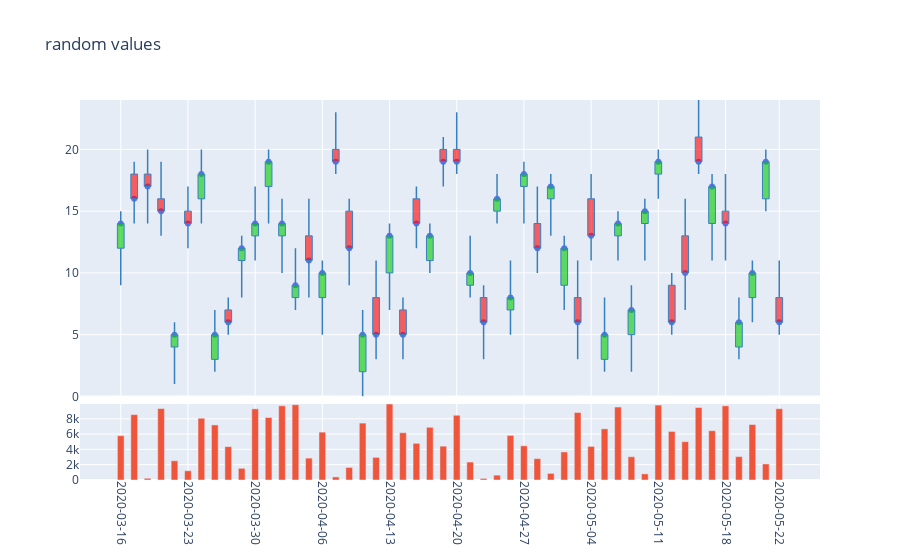

Source (notebook cell):
### Code cell
num_vals = 50
closes = np.random.randint(5,20,size=num_vals)
opens = closes - np.random.randint(1,4,size=num_vals)*np.random.choice([-1,1],size=num_vals)
highs = [max(closes[i],opens[i]) + np.random.randint(1,4) for i in range(num_vals)]
lows = [max(0,min(closes[i],opens[i]) - np.random.randint(1,4)) for i in range(num_vals)]
volumes = np.random.randint(1,10000,size=num_vals)
dt_end = datetime.datetime.now()
dt_beg = dt_end - datetime.timedelta(num_vals*2)
dates = pd.date_range(dt_beg,dt_end,freq='B')
dates = dates[-num_vals:]
dates = dates.astype(str).str.slice(0,10)

# df_all_days = pd.DataFrame({'date':np.array(range(len(closes)))+1000,'open':opens,'high':highs,'low':lows,'close':closes})
df_all_days = pd.DataFrame({'date':dates,'open':opens,'high':highs,'low':lows,'close':closes,'volume':volumes})

fig1 = PlotlyCandles(df_all_days,number_of_ticks_display=10,title='random values').plot()

### Figure 1 — Plotly figure (JSON) as saved in the notebook; plotly's stock layout.template omitted (floating-point values rounded to 4 significant figures)
{"data": [{"hoverinfo": "text", "mode": "markers", "text": ["date: 2020-03-16<br>open: 12<br>high: 15<br>low: 9<br>close: 14<br>volume: 5796", "date: 2020-03-17<br>open: 18<br>high: 19<br>low: 14<br>close: 16<br>volume: 8555", "date: 2020-03-18<br>open: 18<br>high: 20<br>low: 14<br>close: 17<br>volume: 227", "date: 2020-03-19<br>open: 16<br>high: 19<br>low: 13<br>close: 15<br>volume: 9345", "date: 2020-03-20<br>open: 4<br>high: 6<br>low: 1<br>close: 5<br>volume: 2515", "date: 2020-03-23<br>open: 15<br>high: 17<br>low: 12<br>close: 14<br>volume: 1208", "date: 2020-03-24<br>open: 16<br>high: 20<br>low: 14<br>close: 18<br>volume: 8074", "date: 2020-03-25<br>open: 3<br>high: 7<br>low: 2<br>close: 5<br>volume: 7202", "date: 2020-03-26<br>open: 7<br>high: 8<br>low: 5<br>close: 6<br>volume: 4366", "date: 2020-03-27<br>open: 11<br>high: 13<br>low: 8<br>close: 12<br>volume: 1531", "date: 2020-03-30<br>open: 13<br>high: 17<br>low: 11<br>close: 14<br>volume: 9306", "date: 2020-03-31<br>open: 17<br>high: 20<br>low: 14<br>close: 19<br>volume: 8171", "date: 2020-04-01<br>open: 13<br>high: 16<br>low: 10<br>close: 14<br>volume: 9710", "date: 2020-04-02<br>open: 8<br>high: 12<br>low: 7<br>close: 9<br>volume: 9841", "date: 2020-04-03<br>open: 13<br>high: 16<br>low: 8<br>close: 11<br>volume: 2865", "date: 2020-04-06<br>open: 8<br>high: 11<br>low: 5<br>close: 10<br>volume: 6261", "date: 2020-04-07<br>open: 20<br>high: 23<br>low: 18<br>close: 19<br>volume: 402", "date: 2020-04-08<br>open: 15<br>high: 16<br>low: 9<br>close: 12<br>volume: 1641", "date: 2020-04-09<br>open: 2<br>high: 7<br>low: 0<br>close: 5<br>volume: 7445", "date: 2020-04-10<br>open: 8<br>high: 11<br>low: 3<br>close: 5<br>volume: 2960", "date: 2020-04-13<br>open: 10<br>high: 14<br>low: 7<br>close: 13<br>volume: 9941", "date: 2020-04-14<br>open: 7<br>high: 8<br>low: 3<br>close: 5<br>volume: 6185", "date: 2020-04-15<br>open: 16<br>high: 17<br>low: 12<br>close: 14<br>volume: 4798", "date: 2020-04-16<br>open: 11<br>high: 14<br>low: 10<br>close: 13<br>volume: 6894", "date: 2020-04-17<br>open: 20<br>high: 21<br>low: 17<br>close: 19<br>volume: 4429", "date: 2020-04-20<br>open: 20<br>high: 23<br>low: 18<br>close: 19<br>volume: 8468", "date: 2020-04-21<br>open: 9<br>high: 13<br>low: 8<br>close: 10<br>volume: 2351", "date: 2020-04-22<br>open: 8<br>high: 9<br>low: 3<br>close: 6<br>volume: 205", "date: 2020-04-23<br>open: 15<br>high: 18<br>low: 14<br>close: 16<br>volume: 635", "date: 2020-04-24<br>open: 7<br>high: 11<br>low: 5<br>close: 8<br>volume: 5832", "date: 2020-04-27<br>open: 17<br>high: 19<br>low: 14<br>close: 18<br>volume: 4474", "date: 2020-04-28<br>open: 14<br>high: 17<br>low: 10<br>close: 12<br>volume: 2797", "date: 2020-04-29<br>open: 16<br>high: 18<br>low: 13<br>close: 17<br>volume: 866", "date: 2020-04-30<br>open: 9<br>high: 13<br>low: 7<br>close: 12<br>volume: 3672", "date: 2020-05-01<br>open: 8<br>high: 11<br>low: 3<br>close: 6<br>volume: 8832", "date: 2020-05-04<br>open: 16<br>high: 18<br>low: 11<br>close: 13<br>volume: 4394", "date: 2020-05-05<br>open: 3<br>high: 8<br>low: 2<br>close: 5<br>volume: 6690", "date: 2020-05-06<br>open: 13<br>high: 15<br>low: 11<br>close: 14<br>volume: 9546", "date: 2020-05-07<br>open: 5<br>high: 9<br>low: 2<br>close: 7<br>volume: 3043", "date: 2020-05-08<br>open: 14<br>high: 16<br>low: 11<br>close: 15<br>volume: 802", "date: 2020-05-11<br>open: 18<br>high: 20<br>low: 16<br>close: 19<br>volume: 9801", "date: 2020-05-12<br>open: 9<br>high: 10<br>low: 5<br>close: 6<br>volume: 6355", "date: 2020-05-13<br>open: 13<br>high: 16<br>low: 7<br>close: 10<br>volume: 5012", "date: 2020-05-14<br>open: 21<br>high: 24<br>low: 18<br>close: 19<br>volume: 9481", "date: 2020-05-15<br>open: 14<br>high: 18<br>low: 11<br>close: 17<br>volume: 6450", "date: 2020-05-18<br>open: 15<br>high: 18<br>low: 11<br>close: 14<br>volume: 9706", "date: 2020-05-19<br>open: 4<br>high: 8<br>low: 3<br>close: 6<br>volume: 3063", "date: 2020-05-20<br>open: 8<br>high: 11<br>low: 6<br>close: 10<br>volume: 7256", "date: 2020-05-21<br>open: 16<br>high: 20<br>low: 15<br>close: 19<br>volume: 2101", "date: 2020-05-22<br>open: 8<br>high: 11<br>low: 5<br>close: 6<br>volume: 9321"], "type": "scatter", "x": [1, 2, 3, 4, 5, 6, 7, 8, 9, 10, 11, 12, 13, 14, 15, 16, 17, 18, 19, 20, 21, 22, 23, 24, 25, 26, 27, 28, 29, 30, 31, 32, 33, 34, 35, 36, 37, 38, 39, 40, 41, 42, 43, 44, 45, 46, 47, 48, 49, 50], "xaxis": "x", "y": [14, 16, 17, 15, 5, 14, 18, 5, 6, 12, 14, 19, 14, 9, 11, 10, 19, 12, 5, 5, 13, 5, 14, 13, 19, 19, 10, 6, 16, 8, 18, 12, 17, 12, 6, 13, 5, 14, 7, 15, 19, 6, 10, 19, 17, 14, 6, 10, 19, 6], "yaxis": "y"}, {"type": "bar", "width": 0.5, "x": [1, 2, 3, 4, 5, 6, 7, 8, 9, 10, 11, 12, 13, 14, 15, 16, 17, 18, 19, 20, 21, 22, 23, 24, 25, 26, 27, 28, 29, 30, 31, 32, 33, 34, 35, 36, 37, 38, 39, 40, 41, 42, 43, 44, 45, 46, 47, 48, 49, 50], "xaxis": "x", "y": [5796, 8555, 227, 9345, 2515, 1208, 8074, 7202, 4366, 1531, 9306, 8171, 9710, 9841, 2865, 6261, 402, 1641, 7445, 2960, 9941, 6185, 4798, 6894, 4429, 8468, 2351, 205, 635, 5832, 4474, 2797, 866, 3672, 8832, 4394, 6690, 9546, 3043, 802, 9801, 6355, 5012, 9481, 6450, 9706, 3063, 7256, 2101, 9321], "yaxis": "y2"}], "layout": {"margin": {"t": 100}, "shapes": [{"line": {"color": "rgb(55, 128, 191)", "width": 1.5}, "type": "line", "x0": 1, "x1": 1, "y0": 9, "y1": 12}, {"line": {"color": "rgb(55, 128, 191)", "width": 1.5}, "type": "line", "x0": 2, "x1": 2, "y0": 14, "y1": 16}, {"line": {"color": "rgb(55, 128, 191)", "width": 1.5}, "type": "line", "x0": 3, "x1": 3, "y0": 14, "y1": 17}, {"line": {"color": "rgb(55, 128, 191)", "width": 1.5}, "type": "line", "x0": 4, "x1": 4, "y0": 13, "y1": 15}, {"line": {"color": "rgb(55, 128, 191)", "width": 1.5}, "type": "line", "x0": 5, "x1": 5, "y0": 1, "y1": 4}, {"line": {"color": "rgb(55, 128, 191)", "width": 1.5}, "type": "line", "x0": 6, "x1": 6, "y0": 12, "y1": 14}, {"line": {"color": "rgb(55, 128, 191)", "width": 1.5}, "type": "line", "x0": 7, "x1": 7, "y0": 14, "y1": 16}, {"line": {"color": "rgb(55, 128, 191)", "width": 1.5}, "type": "line", "x0": 8, "x1": 8, "y0": 2, "y1": 3}, {"line": {"color": "rgb(55, 128, 191)", "width": 1.5}, "type": "line", "x0": 9, "x1": 9, "y0": 5, "y1": 6}, {"line": {"color": "rgb(55, 128, 191)", "width": 1.5}, "type": "line", "x0": 10, "x1": 10, "y0": 8, "y1": 11}, {"line": {"color": "rgb(55, 128, 191)", "width": 1.5}, "type": "line", "x0": 11, "x1": 11, "y0": 11, "y1": 13}, {"line": {"color": "rgb(55, 128, 191)", "width": 1.5}, "type": "line", "x0": 12, "x1": 12, "y0": 14, "y1": 17}, {"line": {"color": "rgb(55, 128, 191)", "width": 1.5}, "type": "line", "x0": 13, "x1": 13, "y0": 10, "y1": 13}, {"line": {"color": "rgb(55, 128, 191)", "width": 1.5}, "type": "line", "x0": 14, "x1": 14, "y0": 7, "y1": 8}, {"line": {"color": "rgb(55, 128, 191)", "width": 1.5}, "type": "line", "x0": 15, "x1": 15, "y0": 8, "y1": 11}, {"line": {"color": "rgb(55, 128, 191)", "width": 1.5}, "type": "line", "x0": 16, "x1": 16, "y0": 5, "y1": 8}, {"line": {"color": "rgb(55, 128, 191)", "width": 1.5}, "type": "line", "x0": 17, "x1": 17, "y0": 18, "y1": 19}, {"line": {"color": "rgb(55, 128, 191)", "width": 1.5}, "type": "line", "x0": 18, "x1": 18, "y0": 9, "y1": 12}, {"line": {"color": "rgb(55, 128, 191)", "width": 1.5}, "type": "line", "x0": 19, "x1": 19, "y0": 0, "y1": 2}, {"line": {"color": "rgb(55, 128, 191)", "width": 1.5}, "type": "line", "x0": 20, "x1": 20, "y0": 3, "y1": 5}, {"line": {"color": "rgb(55, 128, 191)", "width": 1.5}, "type": "line", "x0": 21, "x1": 21, "y0": 7, "y1": 10}, {"line": {"color": "rgb(55, 128, 191)", "width": 1.5}, "type": "line", "x0": 22, "x1": 22, "y0": 3, "y1": 5}, {"line": {"color": "rgb(55, 128, 191)", "width": 1.5}, "type": "line", "x0": 23, "x1": 23, "y0": 12, "y1": 14}, {"line": {"color": "rgb(55, 128, 191)", "width": 1.5}, "type": "line", "x0": 24, "x1": 24, "y0": 10, "y1": 11}, {"line": {"color": "rgb(55, 128, 191)", "width": 1.5}, "type": "line", "x0": 25, "x1": 25, "y0": 17, "y1": 19}, {"line": {"color": "rgb(55, 128, 191)", "width": 1.5}, "type": "line", "x0": 26, "x1": 26, "y0": 18, "y1": 19}, {"line": {"color": "rgb(55, 128, 191)", "width": 1.5}, "type": "line", "x0": 27, "x1": 27, "y0": 8, "y1": 9}, {"line": {"color": "rgb(55, 128, 191)", "width": 1.5}, "type": "line", "x0": 28, "x1": 28, "y0": 3, "y1": 6}, {"line": {"color": "rgb(55, 128, 191)", "width": 1.5}, "type": "line", "x0": 29, "x1": 29, "y0": 14, "y1": 15}, {"line": {"color": "rgb(55, 128, 191)", "width": 1.5}, "type": "line", "x0": 30, "x1": 30, "y0": 5, "y1": 7}, {"line": {"color": "rgb(55, 128, 191)", "width": 1.5}, "type": "line", "x0": 31, "x1": 31, "y0": 14, "y1": 17}, {"line": {"color": "rgb(55, 128, 191)", "width": 1.5}, "type": "line", "x0": 32, "x1": 32, "y0": 10, "y1": 12}, {"line": {"color": "rgb(55, 128, 191)", "width": 1.5}, "type": "line", "x0": 33, "x1": 33, "y0": 13, "y1": 16}, {"line": {"color": "rgb(55, 128, 191)", "width": 1.5}, "type": "line", "x0": 34, "x1": 34, "y0": 7, "y1": 9}, {"line": {"color": "rgb(55, 128, 191)", "width": 1.5}, "type": "line", "x0": 35, "x1": 35, "y0": 3, "y1": 6}, {"line": {"color": "rgb(55, 128, 191)", "width": 1.5}, "type": "line", "x0": 36, "x1": 36, "y0": 11, "y1": 13}, {"line": {"color": "rgb(55, 128, 191)", "width": 1.5}, "type": "line", "x0": 37, "x1": 37, "y0": 2, "y1": 3}, {"line": {"color": "rgb(55, 128, 191)", "width": 1.5}, "type": "line", "x0": 38, "x1": 38, "y0": 11, "y1": 13}, {"line": {"color": "rgb(55, 128, 191)", "width": 1.5}, "type": "line", "x0": 39, "x1": 39, "y0": 2, "y1": 5}, {"line": {"color": "rgb(55, 128, 191)", "width": 1.5}, "type": "line", "x0": 40, "x1": 40, "y0": 11, "y1": 14}, {"line": {"color": "rgb(55, 128, 191)", "width": 1.5}, "type": "line", "x0": 41, "x1": 41, "y0": 16, "y1": 18}, {"line": {"color": "rgb(55, 128, 191)", "width": 1.5}, "type": "line", "x0": 42, "x1": 42, "y0": 5, "y1": 6}, {"line": {"color": "rgb(55, 128, 191)", "width": 1.5}, "type": "line", "x0": 43, "x1": 43, "y0": 7, "y1": 10}, {"line": {"color": "rgb(55, 128, 191)", "width": 1.5}, "type": "line", "x0": 44, "x1": 44, "y0": 18, "y1": 19}, {"line": {"color": "rgb(55, 128, 191)", "width": 1.5}, "type": "line", "x0": 45, "x1": 45, "y0": 11, "y1": 14}, {"line": {"color": "rgb(55, 128, 191)", "width": 1.5}, "type": "line", "x0": 46, "x1": 46, "y0": 11, "y1": 14}, {"line": {"color": "rgb(55, 128, 191)", "width": 1.5}, "type": "line", "x0": 47, "x1": 47, "y0": 3, "y1": 4}, {"line": {"color": "rgb(55, 128, 191)", "width": 1.5}, "type": "line", "x0": 48, "x1": 48, "y0": 6, "y1": 8}, {"line": {"color": "rgb(55, 128, 191)", "width": 1.5}, "type": "line", "x0": 49, "x1": 49, "y0": 15, "y1": 16}, {"line": {"color": "rgb(55, 128, 191)", "width": 1.5}, "type": "line", "x0": 50, "x1": 50, "y0": 5, "y1": 6}, {"fillcolor": "rgba(0, 204, 0, 0.6)", "line": {"color": "rgb(55, 128, 191)", "width": 1}, "type": "rect", "x0": 0.75, "x1": 1.25, "xref": "x", "y0": 12, "y1": 14, "yref": "y"}, {"fillcolor": "rgba(255, 0, 0, 0.6)", "line": {"color": "rgb(55, 128, 191)", "width": 1}, "type": "rect", "x0": 1.75, "x1": 2.25, "xref": "x", "y0": 16, "y1": 18, "yref": "y"}, {"fillcolor": "rgba(255, 0, 0, 0.6)", "line": {"color": "rgb(55, 128, 191)", "width": 1}, "type": "rect", "x0": 2.75, "x1": 3.25, "xref": "x", "y0": 17, "y1": 18, "yref": "y"}, {"fillcolor": "rgba(255, 0, 0, 0.6)", "line": {"color": "rgb(55, 128, 191)", "width": 1}, "type": "rect", "x0": 3.75, "x1": 4.25, "xref": "x", "y0": 15, "y1": 16, "yref": "y"}, {"fillcolor": "rgba(0, 204, 0, 0.6)", "line": {"color": "rgb(55, 128, 191)", "width": 1}, "type": "rect", "x0": 4.75, "x1": 5.25, "xref": "x", "y0": 4, "y1": 5, "yref": "y"}, {"fillcolor": "rgba(255, 0, 0, 0.6)", "line": {"color": "rgb(55, 128, 191)", "width": 1}, "type": "rect", "x0": 5.75, "x1": 6.25, "xref": "x", "y0": 14, "y1": 15, "yref": "y"}, {"fillcolor": "rgba(0, 204, 0, 0.6)", "line": {"color": "rgb(55, 128, 191)", "width": 1}, "type": "rect", "x0": 6.75, "x1": 7.25, "xref": "x", "y0": 16, "y1": 18, "yref": "y"}, {"fillcolor": "rgba(0, 204, 0, 0.6)", "line": {"color": "rgb(55, 128, 191)", "width": 1}, "type": "rect", "x0": 7.75, "x1": 8.25, "xref": "x", "y0": 3, "y1": 5, "yref": "y"}, {"fillcolor": "rgba(255, 0, 0, 0.6)", "line": {"color": "rgb(55, 128, 191)", "width": 1}, "type": "rect", "x0": 8.75, "x1": 9.25, "xref": "x", "y0": 6, "y1": 7, "yref": "y"}, {"fillcolor": "rgba(0, 204, 0, 0.6)", "line": {"color": "rgb(55, 128, 191)", "width": 1}, "type": "rect", "x0": 9.75, "x1": 10.25, "xref": "x", "y0": 11, "y1": 12, "yref": "y"}, {"fillcolor": "rgba(0, 204, 0, 0.6)", "line": {"color": "rgb(55, 128, 191)", "width": 1}, "type": "rect", "x0": 10.75, "x1": 11.25, "xref": "x", "y0": 13, "y1": 14, "yref": "y"}, {"fillcolor": "rgba(0, 204, 0, 0.6)", "line": {"color": "rgb(55, 128, 191)", "width": 1}, "type": "rect", "x0": 11.75, "x1": 12.25, "xref": "x", "y0": 17, "y1": 19, "yref": "y"}, {"fillcolor": "rgba(0, 204, 0, 0.6)", "line": {"color": "rgb(55, 128, 191)", "width": 1}, "type": "rect", "x0": 12.75, "x1": 13.25, "xref": "x", "y0": 13, "y1": 14, "yref": "y"}, {"fillcolor": "rgba(0, 204, 0, 0.6)", "line": {"color": "rgb(55, 128, 191)", "width": 1}, "type": "rect", "x0": 13.75, "x1": 14.25, "xref": "x", "y0": 8, "y1": 9, "yref": "y"}, {"fillcolor": "rgba(255, 0, 0, 0.6)", "line": {"color": "rgb(55, 128, 191)", "width": 1}, "type": "rect", "x0": 14.75, "x1": 15.25, "xref": "x", "y0": 11, "y1": 13, "yref": "y"}, {"fillcolor": "rgba(0, 204, 0, 0.6)", "line": {"color": "rgb(55, 128, 191)", "width": 1}, "type": "rect", "x0": 15.75, "x1": 16.25, "xref": "x", "y0": 8, "y1": 10, "yref": "y"}, {"fillcolor": "rgba(255, 0, 0, 0.6)", "line": {"color": "rgb(55, 128, 191)", "width": 1}, "type": "rect", "x0": 16.75, "x1": 17.25, "xref": "x", "y0": 19, "y1": 20, "yref": "y"}, {"fillcolor": "rgba(255, 0, 0, 0.6)", "line": {"color": "rgb(55, 128, 191)", "width": 1}, "type": "rect", "x0": 17.75, "x1": 18.25, "xref": "x", "y0": 12, "y1": 15, "yref": "y"}, {"fillcolor": "rgba(0, 204, 0, 0.6)", "line": {"color": "rgb(55, 128, 191)", "width": 1}, "type": "rect", "x0": 18.75, "x1": 19.25, "xref": "x", "y0": 2, "y1": 5, "yref": "y"}, {"fillcolor": "rgba(255, 0, 0, 0.6)", "line": {"color": "rgb(55, 128, 191)", "width": 1}, "type": "rect", "x0": 19.75, "x1": 20.25, "xref": "x", "y0": 5, "y1": 8, "yref": "y"}, {"fillcolor": "rgba(0, 204, 0, 0.6)", "line": {"color": "rgb(55, 128, 191)", "width": 1}, "type": "rect", "x0": 20.75, "x1": 21.25, "xref": "x", "y0": 10, "y1": 13, "yref": "y"}, {"fillcolor": "rgba(255, 0, 0, 0.6)", "line": {"color": "rgb(55, 128, 191)", "width": 1}, "type": "rect", "x0": 21.75, "x1": 22.25, "xref": "x", "y0": 5, "y1": 7, "yref": "y"}, {"fillcolor": "rgba(255, 0, 0, 0.6)", "line": {"color": "rgb(55, 128, 191)", "width": 1}, "type": "rect", "x0": 22.75, "x1": 23.25, "xref": "x", "y0": 14, "y1": 16, "yref": "y"}, {"fillcolor": "rgba(0, 204, 0, 0.6)", "line": {"color": "rgb(55, 128, 191)", "width": 1}, "type": "rect", "x0": 23.75, "x1": 24.25, "xref": "x", "y0": 11, "y1": 13, "yref": "y"}, {"fillcolor": "rgba(255, 0, 0, 0.6)", "line": {"color": "rgb(55, 128, 191)", "width": 1}, "type": "rect", "x0": 24.75, "x1": 25.25, "xref": "x", "y0": 19, "y1": 20, "yref": "y"}, {"fillcolor": "rgba(255, 0, 0, 0.6)", "line": {"color": "rgb(55, 128, 191)", "width": 1}, "type": "rect", "x0": 25.75, "x1": 26.25, "xref": "x", "y0": 19, "y1": 20, "yref": "y"}, {"fillcolor": "rgba(0, 204, 0, 0.6)", "line": {"color": "rgb(55, 128, 191)", "width": 1}, "type": "rect", "x0": 26.75, "x1": 27.25, "xref": "x", "y0": 9, "y1": 10, "yref": "y"}, {"fillcolor": "rgba(255, 0, 0, 0.6)", "line": {"color": "rgb(55, 128, 191)", "width": 1}, "type": "rect", "x0": 27.75, "x1": 28.25, "xref": "x", "y0": 6, "y1": 8, "yref": "y"}, {"fillcolor": "rgba(0, 204, 0, 0.6)", "line": {"color": "rgb(55, 128, 191)", "width": 1}, "type": "rect", "x0": 28.75, "x1": 29.25, "xref": "x", "y0": 15, "y1": 16, "yref": "y"}, {"fillcolor": "rgba(0, 204, 0, 0.6)", "line": {"color": "rgb(55, 128, 191)", "width": 1}, "type": "rect", "x0": 29.75, "x1": 30.25, "xref": "x", "y0": 7, "y1": 8, "yref": "y"}, {"fillcolor": "rgba(0, 204, 0, 0.6)", "line": {"color": "rgb(55, 128, 191)", "width": 1}, "type": "rect", "x0": 30.75, "x1": 31.25, "xref": "x", "y0": 17, "y1": 18, "yref": "y"}, {"fillcolor": "rgba(255, 0, 0, 0.6)", "line": {"color": "rgb(55, 128, 191)", "width": 1}, "type": "rect", "x0": 31.75, "x1": 32.25, "xref": "x", "y0": 12, "y1": 14, "yref": "y"}, {"fillcolor": "rgba(0, 204, 0, 0.6)", "line": {"color": "rgb(55, 128, 191)", "width": 1}, "type": "rect", "x0": 32.75, "x1": 33.25, "xref": "x", "y0": 16, "y1": 17, "yref": "y"}, {"fillcolor": "rgba(0, 204, 0, 0.6)", "line": {"color": "rgb(55, 128, 191)", "width": 1}, "type": "rect", "x0": 33.75, "x1": 34.25, "xref": "x", "y0": 9, "y1": 12, "yref": "y"}, {"fillcolor": "rgba(255, 0, 0, 0.6)", "line": {"color": "rgb(55, 128, 191)", "width": 1}, "type": "rect", "x0": 34.75, "x1": 35.25, "xref": "x", "y0": 6, "y1": 8, "yref": "y"}, {"fillcolor": "rgba(255, 0, 0, 0.6)", "line": {"color": "rgb(55, 128, 191)", "width": 1}, "type": "rect", "x0": 35.75, "x1": 36.25, "xref": "x", "y0": 13, "y1": 16, "yref": "y"}, {"fillcolor": "rgba(0, 204, 0, 0.6)", "line": {"color": "rgb(55, 128, 191)", "width": 1}, "type": "rect", "x0": 36.75, "x1": 37.25, "xref": "x", "y0": 3, "y1": 5, "yref": "y"}, {"fillcolor": "rgba(0, 204, 0, 0.6)", "line": {"color": "rgb(55, 128, 191)", "width": 1}, "type": "rect", "x0": 37.75, "x1": 38.25, "xref": "x", "y0": 13, "y1": 14, "yref": "y"}, {"fillcolor": "rgba(0, 204, 0, 0.6)", "line": {"color": "rgb(55, 128, 191)", "width": 1}, "type": "rect", "x0": 38.75, "x1": 39.25, "xref": "x", "y0": 5, "y1": 7, "yref": "y"}, {"fillcolor": "rgba(0, 204, 0, 0.6)", "line": {"color": "rgb(55, 128, 191)", "width": 1}, "type": "rect", "x0": 39.75, "x1": 40.25, "xref": "x", "y0": 14, "y1": 15, "yref": "y"}, {"fillcolor": "rgba(0, 204, 0, 0.6)", "line": {"color": "rgb(55, 128, 191)", "width": 1}, "type": "rect", "x0": 40.75, "x1": 41.25, "xref": "x", "y0": 18, "y1": 19, "yref": "y"}, {"fillcolor": "rgba(255, 0, 0, 0.6)", "line": {"color": "rgb(55, 128, 191)", "width": 1}, "type": "rect", "x0": 41.75, "x1": 42.25, "xref": "x", "y0": 6, "y1": 9, "yref": "y"}, {"fillcolor": "rgba(255, 0, 0, 0.6)", "line": {"color": "rgb(55, 128, 191)", "width": 1}, "type": "rect", "x0": 42.75, "x1": 43.25, "xref": "x", "y0": 10, "y1": 13, "yref": "y"}, {"fillcolor": "rgba(255, 0, 0, 0.6)", "line": {"color": "rgb(55, 128, 191)", "width": 1}, "type": "rect", "x0": 43.75, "x1": 44.25, "xref": "x", "y0": 19, "y1": 21, "yref": "y"}, {"fillcolor": "rgba(0, 204, 0, 0.6)", "line": {"color": "rgb(55, 128, 191)", "width": 1}, "type": "rect", "x0": 44.75, "x1": 45.25, "xref": "x", "y0": 14, "y1": 17, "yref": "y"}, {"fillcolor": "rgba(255, 0, 0, 0.6)", "line": {"color": "rgb(55, 128, 191)", "width": 1}, "type": "rect", "x0": 45.75, "x1": 46.25, "xref": "x", "y0": 14, "y1": 15, "yref": "y"}, {"fillcolor": "rgba(0, 204, 0, 0.6)", "line": {"color": "rgb(55, 128, 191)", "width": 1}, "type": "rect", "x0": 46.75, "x1": 47.25, "xref": "x", "y0": 4, "y1": 6, "yref": "y"}, {"fillcolor": "rgba(0, 204, 0, 0.6)", "line": {"color": "rgb(55, 128, 191)", "width": 1}, "type": "rect", "x0": 47.75, "x1": 48.25, "xref": "x", "y0": 8, "y1": 10, "yref": "y"}, {"fillcolor": "rgba(0, 204, 0, 0.6)", "line": {"color": "rgb(55, 128, 191)", "width": 1}, "type": "rect", "x0": 48.75, "x1": 49.25, "xref": "x", "y0": 16, "y1": 19, "yref": "y"}, {"fillcolor": "rgba(255, 0, 0, 0.6)", "line": {"color": "rgb(55, 128, 191)", "width": 1}, "type": "rect", "x0": 49.75, "x1": 50.25, "xref": "x", "y0": 6, "y1": 8, "yref": "y"}, {"line": {"color": "rgb(55, 128, 191)", "width": 1.5}, "type": "line", "x0": 1, "x1": 1, "y0": 14, "y1": 15}, {"line": {"color": "rgb(55, 128, 191)", "width": 1.5}, "type": "line", "x0": 2, "x1": 2, "y0": 18, "y1": 19}, {"line": {"color": "rgb(55, 128, 191)", "width": 1.5}, "type": "line", "x0": 3, "x1": 3, "y0": 18, "y1": 20}, {"line": {"color": "rgb(55, 128, 191)", "width": 1.5}, "type": "line", "x0": 4, "x1": 4, "y0": 16, "y1": 19}, {"line": {"color": "rgb(55, 128, 191)", "width": 1.5}, "type": "line", "x0": 5, "x1": 5, "y0": 5, "y1": 6}, {"line": {"color": "rgb(55, 128, 191)", "width": 1.5}, "type": "line", "x0": 6, "x1": 6, "y0": 15, "y1": 17}, {"line": {"color": "rgb(55, 128, 191)", "width": 1.5}, "type": "line", "x0": 7, "x1": 7, "y0": 18, "y1": 20}, {"line": {"color": "rgb(55, 128, 191)", "width": 1.5}, "type": "line", "x0": 8, "x1": 8, "y0": 5, "y1": 7}, {"line": {"color": "rgb(55, 128, 191)", "width": 1.5}, "type": "line", "x0": 9, "x1": 9, "y0": 7, "y1": 8}, {"line": {"color": "rgb(55, 128, 191)", "width": 1.5}, "type": "line", "x0": 10, "x1": 10, "y0": 12, "y1": 13}, {"line": {"color": "rgb(55, 128, 191)", "width": 1.5}, "type": "line", "x0": 11, "x1": 11, "y0": 14, "y1": 17}, {"line": {"color": "rgb(55, 128, 191)", "width": 1.5}, "type": "line", "x0": 12, "x1": 12, "y0": 19, "y1": 20}, {"line": {"color": "rgb(55, 128, 191)", "width": 1.5}, "type": "line", "x0": 13, "x1": 13, "y0": 14, "y1": 16}, {"line": {"color": "rgb(55, 128, 191)", "width": 1.5}, "type": "line", "x0": 14, "x1": 14, "y0": 9, "y1": 12}, {"line": {"color": "rgb(55, 128, 191)", "width": 1.5}, "type": "line", "x0": 15, "x1": 15, "y0": 13, "y1": 16}, {"line": {"color": "rgb(55, 128, 191)", "width": 1.5}, "type": "line", "x0": 16, "x1": 16, "y0": 10, "y1": 11}, {"line": {"color": "rgb(55, 128, 191)", "width": 1.5}, "type": "line", "x0": 17, "x1": 17, "y0": 20, "y1": 23}, {"line": {"color": "rgb(55, 128, 191)", "width": 1.5}, "type": "line", "x0": 18, "x1": 18, "y0": 15, "y1": 16}, {"line": {"color": "rgb(55, 128, 191)", "width": 1.5}, "type": "line", "x0": 19, "x1": 19, "y0": 5, "y1": 7}, {"line": {"color": "rgb(55, 128, 191)", "width": 1.5}, "type": "line", "x0": 20, "x1": 20, "y0": 8, "y1": 11}, {"line": {"color": "rgb(55, 128, 191)", "width": 1.5}, "type": "line", "x0": 21, "x1": 21, "y0": 13, "y1": 14}, {"line": {"color": "rgb(55, 128, 191)", "width": 1.5}, "type": "line", "x0": 22, "x1": 22, "y0": 7, "y1": 8}, {"line": {"color": "rgb(55, 128, 191)", "width": 1.5}, "type": "line", "x0": 23, "x1": 23, "y0": 16, "y1": 17}, {"line": {"color": "rgb(55, 128, 191)", "width": 1.5}, "type": "line", "x0": 24, "x1": 24, "y0": 13, "y1": 14}, {"line": {"color": "rgb(55, 128, 191)", "width": 1.5}, "type": "line", "x0": 25, "x1": 25, "y0": 20, "y1": 21}, {"line": {"color": "rgb(55, 128, 191)", "width": 1.5}, "type": "line", "x0": 26, "x1": 26, "y0": 20, "y1": 23}, {"line": {"color": "rgb(55, 128, 191)", "width": 1.5}, "type": "line", "x0": 27, "x1": 27, "y0": 10, "y1": 13}, {"line": {"color": "rgb(55, 128, 191)", "width": 1.5}, "type": "line", "x0": 28, "x1": 28, "y0": 8, "y1": 9}, {"line": {"color": "rgb(55, 128, 191)", "width": 1.5}, "type": "line", "x0": 29, "x1": 29, "y0": 16, "y1": 18}, {"line": {"color": "rgb(55, 128, 191)", "width": 1.5}, "type": "line", "x0": 30, "x1": 30, "y0": 8, "y1": 11}, {"line": {"color": "rgb(55, 128, 191)", "width": 1.5}, "type": "line", "x0": 31, "x1": 31, "y0": 18, "y1": 19}, {"line": {"color": "rgb(55, 128, 191)", "width": 1.5}, "type": "line", "x0": 32, "x1": 32, "y0": 14, "y1": 17}, {"line": {"color": "rgb(55, 128, 191)", "width": 1.5}, "type": "line", "x0": 33, "x1": 33, "y0": 17, "y1": 18}, {"line": {"color": "rgb(55, 128, 191)", "width": 1.5}, "type": "line", "x0": 34, "x1": 34, "y0": 12, "y1": 13}, {"line": {"color": "rgb(55, 128, 191)", "width": 1.5}, "type": "line", "x0": 35, "x1": 35, "y0": 8, "y1": 11}, {"line": {"color": "rgb(55, 128, 191)", "width": 1.5}, "type": "line", "x0": 36, "x1": 36, "y0": 16, "y1": 18}, {"line": {"color": "rgb(55, 128, 191)", "width": 1.5}, "type": "line", "x0": 37, "x1": 37, "y0": 5, "y1": 8}, {"line": {"color": "rgb(55, 128, 191)", "width": 1.5}, "type": "line", "x0": 38, "x1": 38, "y0": 14, "y1": 15}, {"line": {"color": "rgb(55, 128, 191)", "width": 1.5}, "type": "line", "x0": 39, "x1": 39, "y0": 7, "y1": 9}, {"line": {"color": "rgb(55, 128, 191)", "width": 1.5}, "type": "line", "x0": 40, "x1": 40, "y0": 15, "y1": 16}, {"line": {"color": "rgb(55, 128, 191)", "width": 1.5}, "type": "line", "x0": 41, "x1": 41, "y0": 19, "y1": 20}, {"line": {"color": "rgb(55, 128, 191)", "width": 1.5}, "type": "line", "x0": 42, "x1": 42, "y0": 9, "y1": 10}, {"line": {"color": "rgb(55, 128, 191)", "width": 1.5}, "type": "line", "x0": 43, "x1": 43, "y0": 13, "y1": 16}, {"line": {"color": "rgb(55, 128, 191)", "width": 1.5}, "type": "line", "x0": 44, "x1": 44, "y0": 21, "y1": 24}, {"line": {"color": "rgb(55, 128, 191)", "width": 1.5}, "type": "line", "x0": 45, "x1": 45, "y0": 17, "y1": 18}, {"line": {"color": "rgb(55, 128, 191)", "width": 1.5}, "type": "line", "x0": 46, "x1": 46, "y0": 15, "y1": 18}, {"line": {"color": "rgb(55, 128, 191)", "width": 1.5}, "type": "line", "x0": 47, "x1": 47, "y0": 6, "y1": 8}, {"line": {"color": "rgb(55, 128, 191)", "width": 1.5}, "type": "line", "x0": 48, "x1": 48, "y0": 10, "y1": 11}, {"line": {"color": "rgb(55, 128, 191)", "width": 1.5}, "type": "line", "x0": 49, "x1": 49, "y0": 19, "y1": 20}, {"line": {"color": "rgb(55, 128, 191)", "width": 1.5}, "type": "line", "x0": 50, "x1": 50, "y0": 8, "y1": 11}], "showlegend": false, "title": {"text": "random values"}, "xaxis": {"anchor": "y2", "showgrid": true, "showticklabels": true, "tickangle": 90, "tickmode": "array", "ticktext": ["2020-03-16", "2020-03-23", "2020-03-30", "2020-04-06", "2020-04-13", "2020-04-20", "2020-04-27", "2020-05-04", "2020-05-11", "2020-05-18", "2020-05-22"], "tickvals": [1, 6, 11, 16, 21, 26, 31, 36, 41, 46, 50]}, "yaxis": {"domain": [0.22, 1], "range": [0, 24]}, "yaxis2": {"domain": [0, 0.2], "range": [0, 9941]}}}
